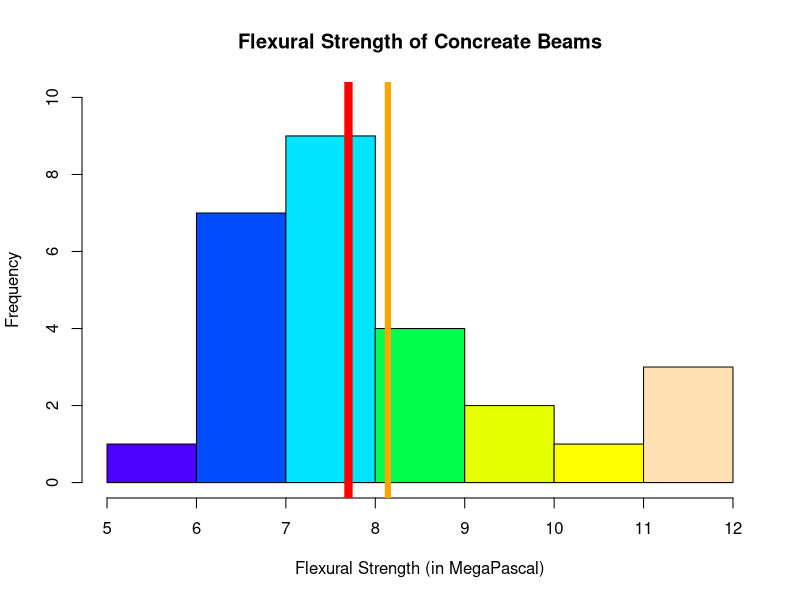
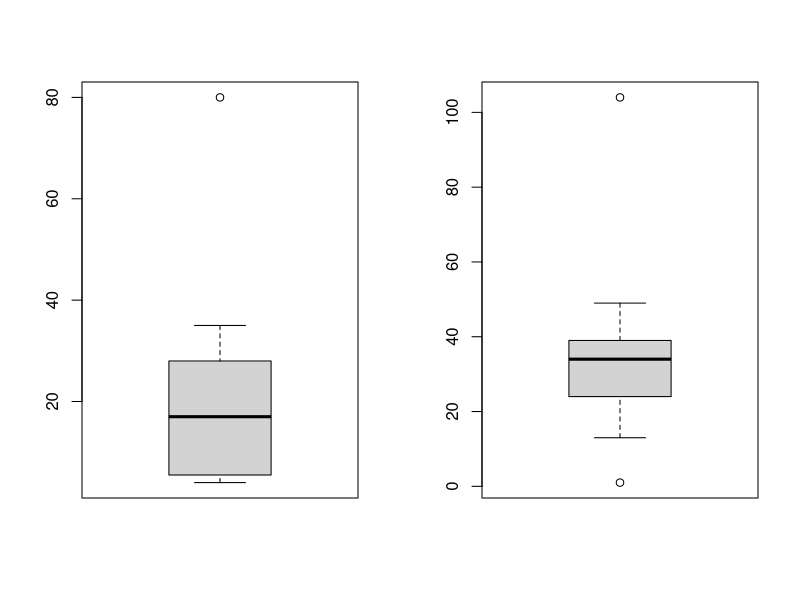
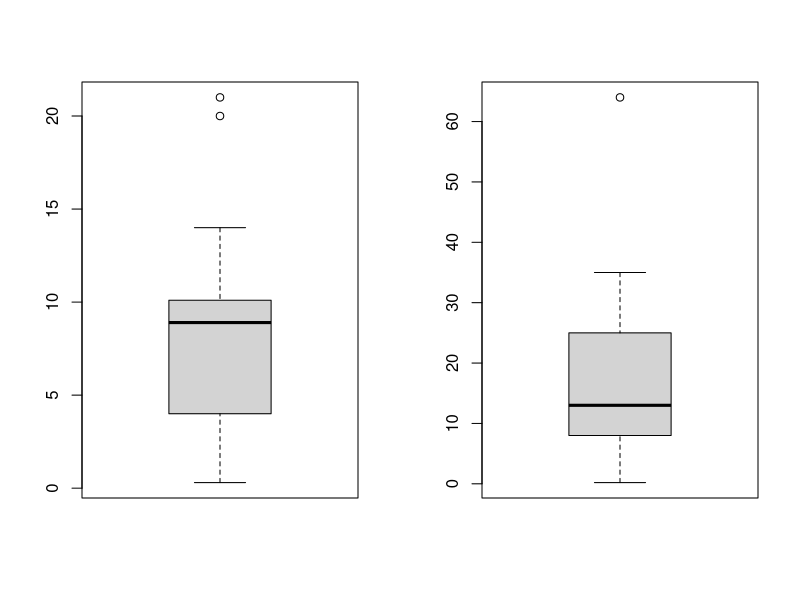
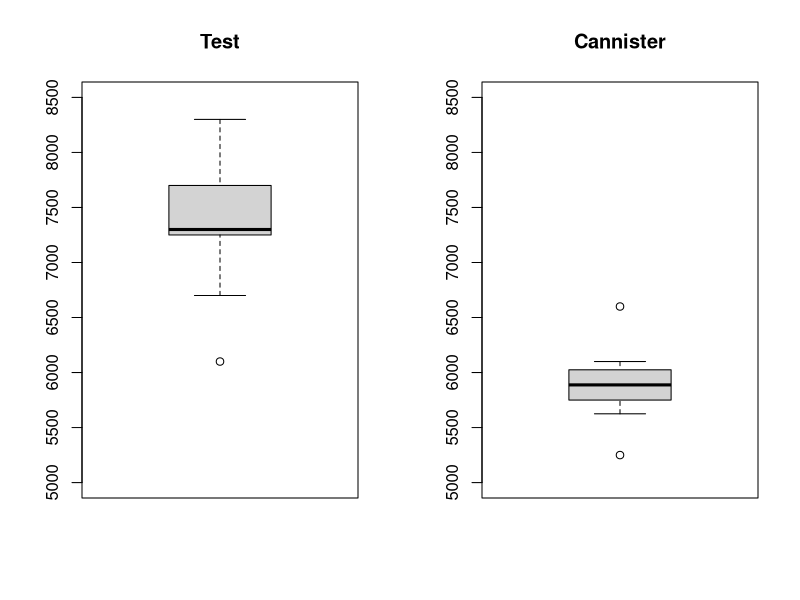

The R script that drew these images, in order:
## ---- chunk 1

## ---- chunk 2
library(dplyr)
library(ggplot2)
## ---- chunk 3
beam <- c(5.9, 7.2, 7.3, 6.3, 8.1, 6.8, 7.0, 7.6, 6.8, 6.5, 7.0, 6.3, 7.9, 9.0,
         8.2, 8.7, 7.8, 9.7, 7.4, 7.7, 9.7, 7.8, 7.7, 11.6, 11.3, 11.8, 10.7)
stem(beam)
## ---- chunk 4
hist(beam, 
     col = topo.colors(7), 
     ylim = c(0,10), 
     xlab= "Flexural Strength (in MegaPascal)",
     main = "Flexural Strength of Concreate Beams")
abline(v=mean(beam), col="orange", lwd = 6)
abline(v=median(beam), col="red", lwd = 8)
## ---- chunk 5
proportion <- mean(as.integer(beam > 10))
print(paste(round(proportion*100,2), "%"))
## ---- chunk 6
wood.g <- c(.31, .35, .36, .36, .37, .38, .40, .40, .40,
            .41, .41, .42, .42, .42, .42, .42, .43, .44,
            .45, .46, .46, .47, .48, .48, .48, .51, .54,
            .54, .55, .58, .62, .66, .66, .67, .68, .75)
## ---- chunk 7
stem(wood.g, scale = 0.1)
stem(wood.g, scale = 0.5)
stem(wood.g)
## ---- chunk 8
cylinders <- c(6.1, 5.8, 7.8, 7.1, 7.2, 9.2, 6.6, 8.3, 7.0, 8.3,
           7.8, 8.1, 7.4, 8.5, 8.9, 9.8, 9.7, 14.1, 12.6, 11.2)
## ---- chunk 9
stem(cylinders, scale = 2)
## ---- chunk 10
# find mode 
sort(table(cylinders))
mode <- ((8.3-7.8)/2)+7.8
mean(cylinders)
median(cylinders)
# hist(cylinders, 
#      col = topo.colors(7), 
#      ylim = c(0,6),
#      xlim = c(0, 15),
#      xlab= "Flexural Strength (in MegaPascal)",
#      main = "Flexural Strength of Concrete Cylinders",
#      breaks = c(4,5,6,7,8,9,10,11,12,13,14,15))
# abline(v=mean(cylinders), col="orange", lwd = 6)
# abline(v=median(cylinders), col="red", lwd = 8)
# abline(v=mode, col="yellow", lwd = 6)
## ---- chunk 11
cylinders.clean <- c(6.1, 5.8, 7.8, 7.1, 7.2, 9.2, 6.6, 8.3, 7.0, 8.3,
           7.8, 8.1, 7.4, 8.5, 8.9, 9.8, 9.7)
cylinders.clean
mean(cylinders.clean)
median(cylinders.clean)
## ---- chunk 12
proportion2 <- mean(as.integer(cylinders > 10))
print(paste(round(proportion2*100,2), "%"))
## ---- chunk 13
urban <- c(6.0, 5.0, 11.0, 33.0, 4.0, 5.0, 80.0, 18.0, 35.0, 17.0, 23.0)
farm <- c(4.0, 14.0, 11.0, 9.0, 9.0, 8.0, 4.0, 20.0, 5.0, 8.9, 21.0, 9.2, 3.0, 2.0, 0.3 )
## ---- chunk 14
mean(urban)
mean(farm)
## ---- chunk 15
median(urban)
median(farm)
## ---- chunk 16
sort(urban)
sort(farm)
## ---- chunk 17
urban.trim <- c(6.0, 5.0, 11.0, 33.0, 5.0, 18.0, 35.0, 17.0, 23.0)
farm.trim <- c(4.0, 14.0, 11.0, 9.0, 9.0, 8.0, 4.0, 20.0, 5.0, 8.9, 9.2, 3.0, 2.0)
## ---- chunk 18
(sum(urban)-84)/length(urban)
(sum(farm)-21.3)/length(farm)
## ---- chunk 19
mean(urban.trim)
mean(farm.trim)
## ---- chunk 20
stem(urban, scale = 2)
stem(farm, scale = .5)
## ---- chunk 21
urban
farm
## ---- chunk 22
sd(urban)
sd(farm)
## ---- chunk 23
# hint
sigma_x_i.u <- 237.0
sigma_x_i.f <- 128.4
sigma_x_i_2.u <- 10079
sigma_x_i_2.f <- 1617.94
n.u <- length(urban)
n.f <- length(farm)
constant.u <- 1/(n.u-1)
constant.f <- 1/(n.f-1)
sv.u <- constant.u*(sigma_x_i_2.u - (sigma_x_i.u)^2/n.u)
sv.f <- constant.f*(sigma_x_i_2.f - (sigma_x_i.f)^2/n.f)
sqrt(sv.u)
sqrt(sv.f)
## ---- chunk 24
quantile(urban)
quantile(farm)
## ---- chunk 25
# sort 
sorted.u <- sort(urban)
sorted.f <- sort(farm)
sorted.u
sorted.f
# find included value 
include.u <- as.integer(n.u/2)+1
include.f <- as.integer(n.f/2)+1
sorted.u[include.u]
sorted.f[include.f]
# upper and lower forth 
urban.lower <- c(4,  5,  5,  6, 11, 17)
urban.upper <- c(17, 18, 23, 33, 35, 80)
farm.lower <- c(0.3,  2.0,  3.0,  4.0,  4.0,  5.0,  8.0,  8.9)
farm.upper <- c(8.9,  9.0,  9.0,  9.2, 11.0, 14.0, 20.0, 21.0)
## ---- chunk 26
min(urban)
median(urban.lower)
median(urban)
median(urban.upper)
max(urban)
min(farm)
median(farm.lower)
median(farm)
median(farm.upper)
max(farm)
## ---- chunk 27
urban.bag <- c(34.0, 49.0, 13.0, 33.0, 24.0, 24.0, 35.0, 104.0, 34.0, 40.0, 38.0, 1.0)
farm.bag <- c(2.0, 64.0, 6.0, 17.0, 35.0, 11.0, 17.0, 13.0, 5.0, 27.0, 23.0,
              28.0, 10.0, 13.0, 0.2)
quantile(urban.bag)
quantile(farm.bag)
## ---- chunk 28
par(mfrow = c(1,2))
boxplot(urban)
boxplot(urban.bag)
par(mfrow = c(1,2))
boxplot(farm)
boxplot(farm.bag)
## ---- chunk 29
oxi.induct.time.min <- c(87, 103, 130, 160, 180, 195, 132, 145, 211, 105, 145,
                         153, 152, 138, 87, 99, 93, 119, 129)
## ---- chunk 30
oxi.var <- var(oxi.induct.time.min)
oxi.sd <- sd(oxi.induct.time.min)
oxi.var
oxi.sd
## ---- chunk 31
oxi.var/60^2
oxi.sd/60
# verification 
oxi.induct.time.hour <- oxi.induct.time.min/60
var(oxi.induct.time.hour)
sd(oxi.induct.time.hour) 
## ---- chunk 32
Test <-c(7200, 6100, 7300, 7300, 8000, 7400,
         7300, 7300, 8000, 6700, 8300)         
Cannister <- c(5250, 5625, 5900, 5900, 5700, 6050,
               5800, 6000, 5875, 6100, 5850, 6600)
## ---- chunk 33
par(mfrow = c(1,2))
boxplot(Test, ylim = c(5000, 8500), main = "Test")
boxplot(Cannister, ylim = c(5000, 8500), main = "Cannister")
## ---- chunk 34
mean(Test)-mean(Cannister)
mean(Test)
mean(Cannister)
sd(Test)
sd(Cannister)
